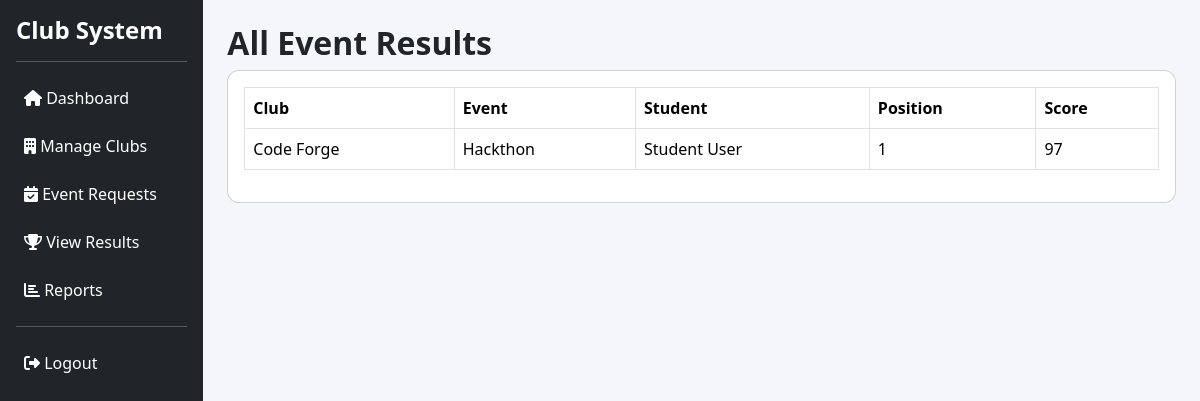
/admin/results.php (signed in), run on the app's committed database.
### tables this page shows
CREATE TABLE `event_results` (
  `result_id` int(11) NOT NULL,
  `event_id` int(11) NOT NULL,
  `student_id` int(11) NOT NULL,
  `position` varchar(20) DEFAULT NULL,
  `score` varchar(20) DEFAULT NULL
);

CREATE TABLE `clubs` (
  `club_id` int(11) NOT NULL,
  `club_name` varchar(100) NOT NULL,
  `description` text DEFAULT NULL,
  `leader_id` int(11) DEFAULT NULL,
  `faculty_id` int(11) DEFAULT NULL,
  `created_at` timestamp NOT NULL DEFAULT current_timestamp()
);

CREATE TABLE `events` (
  `event_id` int(11) NOT NULL,
  `club_id` int(11) NOT NULL,
  `created_by` int(11) NOT NULL,
  `title` varchar(150) NOT NULL,
  `description` text DEFAULT NULL,
  `event_date` date DEFAULT NULL,
  `approval_status` enum('pending','approved','rejected') DEFAULT 'pending',
  `created_at` timestamp NOT NULL DEFAULT current_timestamp()
);

CREATE TABLE `users` (
  `user_id` int(11) NOT NULL,
  `name` varchar(100) NOT NULL,
  `email` varchar(100) NOT NULL,
  `password` varchar(255) NOT NULL,
  `role` enum('admin','leader','student','faculty') NOT NULL,
  `status` enum('active','inactive') DEFAULT 'active',
  `created_at` timestamp NOT NULL DEFAULT current_timestamp(),
  `reset_token` varchar(255) DEFAULT NULL,
  `reset_token_expiry` datetime DEFAULT NULL
);

### src/admin/results.php (the view, shortened to what this page needs)
<?php
include "../config/db.php";
include "../includes/header.php";
include "../includes/sidebar.php";
$results = mysqli_query($conn, "
    SELECT r.*,
           u.name AS student_name,
           e.title AS event_title,
           c.club_name
    FROM event_results r
    JOIN users u ON r.student_id = u.user_id
    JOIN events e ON r.event_id = e.event_id
    JOIN clubs c ON e.club_id = c.club_id
    ORDER BY c.club_name, e.title
");
?>
<h2>All Event Results</h2>
<div class="card p-3">
<table class="table table-bordered">
    <tr>
        <th>Club</th>
        <th>Event</th>
        <th>Student</th>
        <th>Position</th>
        <th>Score</th>
    </tr>
    <?php while($r = mysqli_fetch_assoc($results)){ ?>
    <tr>
        <td><?= $r['club_name'] ?></td>
        <td><?= $r['event_title'] ?></td>
        <td><?= $r['student_name'] ?></td>
        <td><?= $r['position'] ?></td>
        <td><?= $r['score'] ?></td>
    </tr>
    <?php } ?>
</table>
</div>
<?php include "../includes/footer.php"; ?>

### src/assets/css/style.css (style rules this page uses)
body { background-color: #f4f6f9; font-family: 'Segoe UI', sans-serif; }
.card { border-radius: 12px; }
.table { background: #fff; }
h2, h4, h5 { font-weight: 600; }

### data on the page
event_results: clubs.club_name "Code Forge", event.title "Hackthon", student.name "Student User", position "1", score "97"
